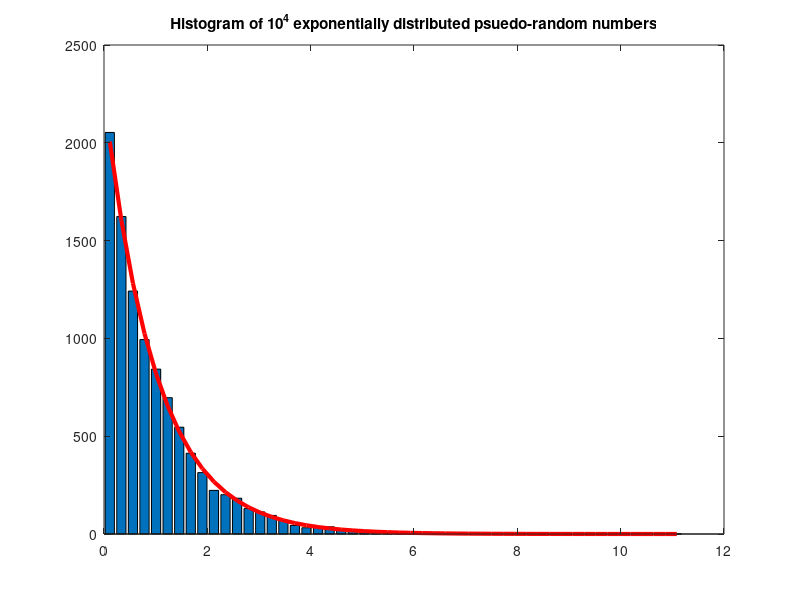

Write MATLAB code to recreate this figure.
% Generate 10,000 random numbers that are uniformly
% distributed in (0,1)
n = 10000;
u = rand(n,1);

% obtain 10,000 numbers that are exponentially distributed
% this is by using inverse transformation method
% If u is uniformly distributed 
% Then x = -log(1-u)/lambda is exponentially distributed with rate lambda
lambda = 1;
x = -log(1-u)/lambda;

% To check the numbers are really exponentially distributed
% Plot an histogram of the number 
nb = 50; % Number of bins in histogram 
[n_hist,x_hist] = hist(x,nb);

% We now plot the expected distribution
bin_width = x_hist(2)-x_hist(1);
% lower limit of the bins
lower = x_hist - bin_width/2;
upper = x_hist + bin_width/2;
% expected number of exponentially distributed numbers in each bin
y_expected = n*(exp(-lambda*lower)-exp(-lambda*upper));

% plot the histogram and expected distribution
bar(x_hist,n_hist);
hold on
plot(x_hist,y_expected,'r-','Linewidth',3)
hold off
title('Histogram of 10^4 exponentially distributed psuedo-random numbers')

print -dpng hist_expon